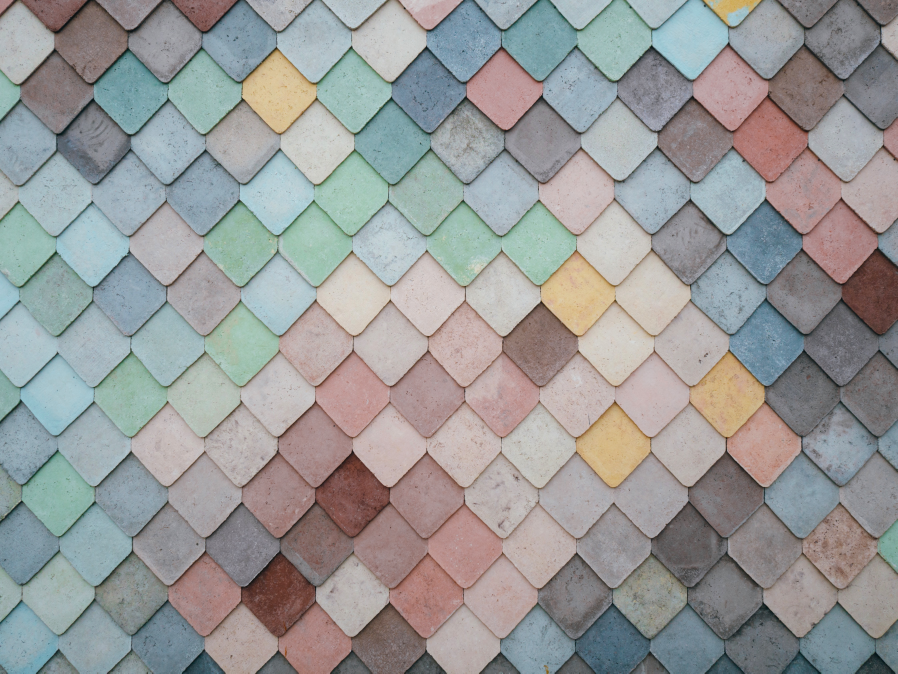
#> input picture picture2.jpg, 4488 x 3366 px, found by its file name (shown at 1/5 size)
$ python color_detection.py
#> lines starting #> are read from the running program, lines starting #| are printed output that depends on the picture
import cv2
import numpy as np
from collections import Counter
# Add path to your image directory
file_path='/home/ML-AI/OpenCV-Project/Background-color-detector/picture2.jpg'

def find_background(path=None):
    if(path is not None):
        img=cv2.imread(path)
#> img is the input picture: shape (3366, 4488, 3); mean B, G, R 152.4, 152.9, 152
        img=cv2.resize(img,(800,600))
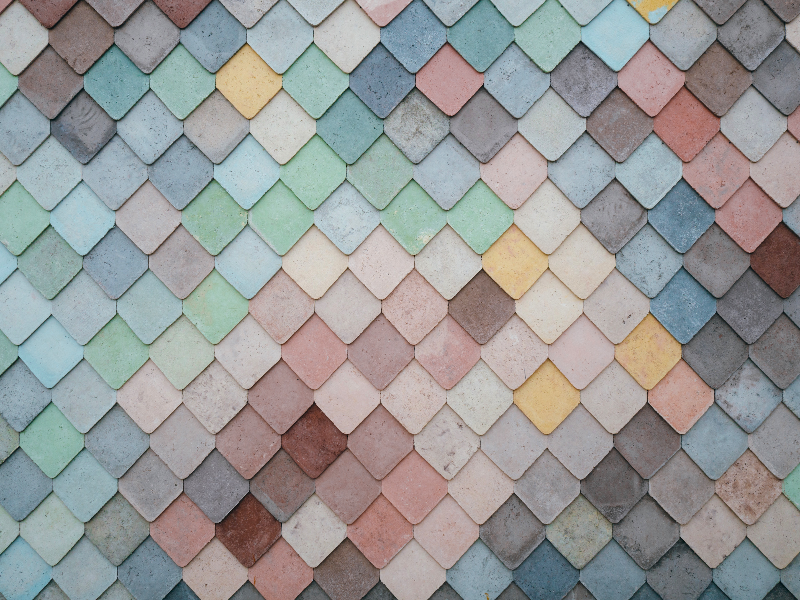
#> img: shape (600, 800, 3); mean B, G, R 152.3, 152.8, 151.8

        blue,green,red=cv2.split(img)
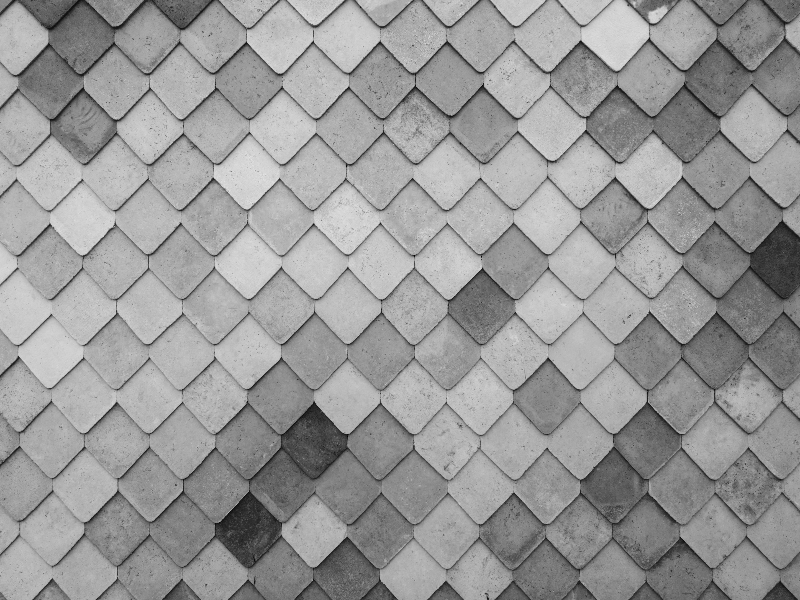
#> blue: shape (600, 800); min 3, max 227, mean 152.3
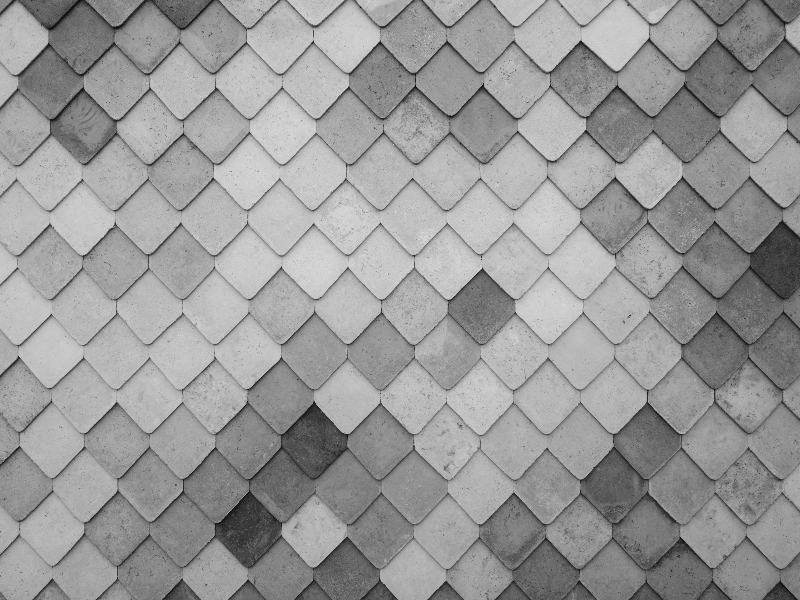
#> green: shape (600, 800); min 8, max 224, mean 152.8
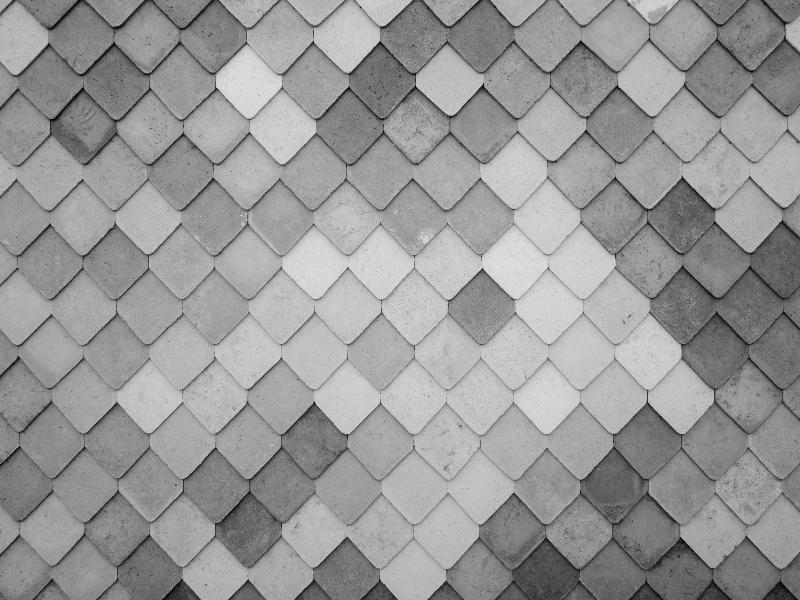
#> red: shape (600, 800); min 1, max 226, mean 151.8
        blue=blue.flatten()
        green=green.flatten()
        red=red.flatten()

        blue_counter=Counter(blue)
#> blue_counter = 222 items
        green_counter=Counter(green)
#> green_counter = 208 items
        red_counter=Counter(red)
#> red_counter = 226 items

        blue_most=blue_counter.most_common(10)
#> blue_most = [(182, 7292), (181, 7262), (183, 7211), (180, 7055), (179, 6972), (184, 6851), (178, 6799), (177, 6510), (185, 6508), (175, 6421)]
        blue_avg=[i for i,j in blue_most]
#> blue_avg = [182, 181, 183, 180, 179, 184, 178, 177, 185, 175]
        blue_avg=int(np.mean(blue_avg))
#> blue_avg = 180

        green_most=green_counter.most_common(10)
#> green_most = [(183, 7069), (184, 6890), (181, 6889), (182, 6887), (185, 6882), (180, 6386), (186, 6355), (179, 6191), (187, 6175), (188, 5904)]
        green_avg=[i for i,j in green_most]
#> green_avg = [183, 184, 181, 182, 185, 180, 186, 179, 187, 188]
        green_avg=int(np.mean(green_avg))
#> green_avg = 183

        red_most=red_counter.most_common(10)
#> red_most = [(166, 6491), (167, 6448), (168, 6358), (169, 6295), (164, 6130), (165, 6084), (163, 5929), (170, 5891), (162, 5836), (161, 5742)]
        red_avg=[i for i,j in red_most]
#> red_avg = [166, 167, 168, 169, 164, 165, 163, 170, 162, 161]
        red_avg=int(np.mean(red_avg))
#> red_avg = 165


        background=[blue_avg,green_avg,red_avg]
#> background = [180, 183, 165]

        bg=np.zeros((512,512,3),np.uint8)
        bg_color=cv2.rectangle(bg,(0,0),(512,512),background,-1)
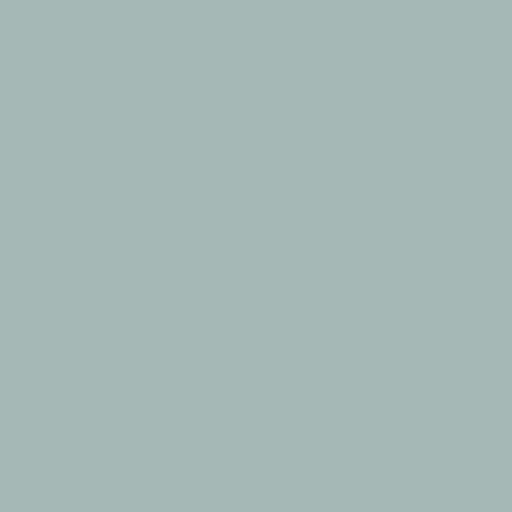
#> bg_color: shape (512, 512, 3); mean of channels 0, 1, 2 180, 183, 165; drawn as B, G, R

        return(bg_color)

    else:
        return(None)


#print(background)
bg_image=find_background(file_path)

#cv2.imshow('Image',img)
cv2.imshow('Background',bg_image)

cv2.waitKey(0)
cv2.destroyAllWindows()
